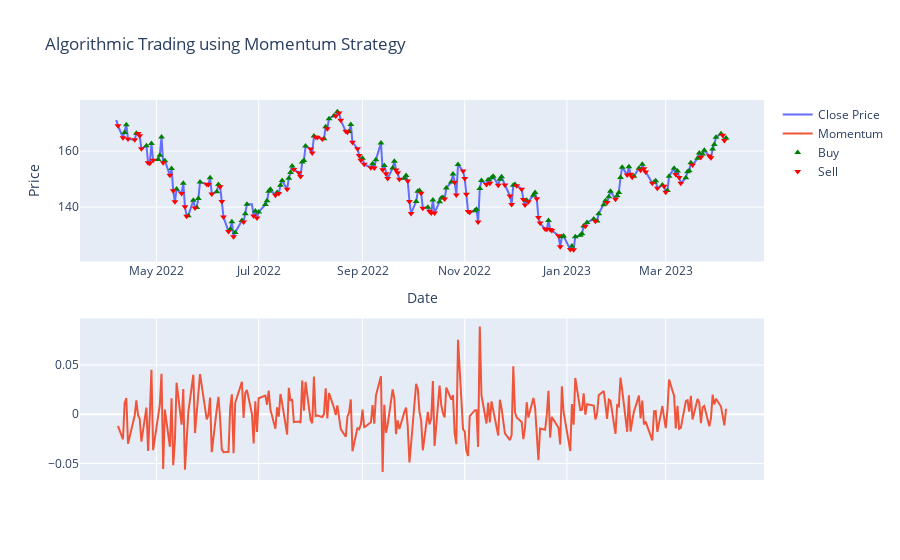

Notebook cell for this chart:
### Code cell
figure.update_layout(title='Algorithmic Trading using Momentum Strategy',
                  xaxis_title='Date',
                  yaxis_title='Price')
figure.update_yaxes(title="Momentum", secondary_y=True)
figure.show()
